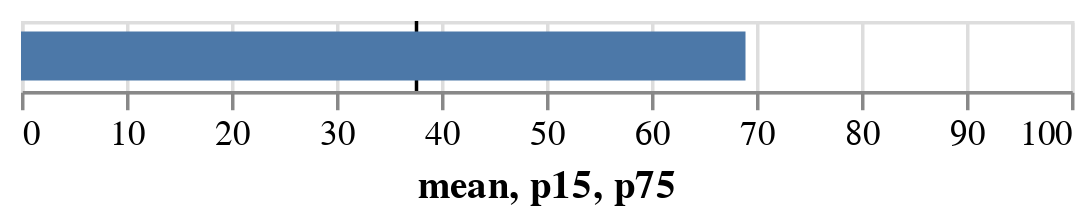

The cell this chart's notebook holds for it:
### Code cell
(render-mime "application/vnd.vegalite.v3+json" 
             {
                  :$schema "https://vega.github.io/schema/vega-lite/v5.json",              
                  :data {:values [gci-stats]}      
                  :layer [
                    {:mark {:type "rule"}
                     :encoding {
                        :x {:field :mean, :type "quantitative" :scale {:domain [0 100]}} :title nil}
                     }
                     {:mark {:type "bar", :size 14},
                      :encoding {
                        :x {:field :p15, :type "quantitative"},
                        :x2 {:field :p75},
                        :color {:field :measurement, :type "nominal" :legend nil}
                      }
                    }
                    
                    
               ]


    } )

### Figure 1 — Vega-Lite specification as saved in the notebook (floating-point values rounded to 4 significant figures)
{"$schema": "https://vega.github.io/schema/vega-lite/v5.json", "data": {"values": [{"mean": 37.67, "measurement": "gci", "p15": 0, "p50": 16, "p75": 69}]}, "layer": [{"encoding": {"title": null, "x": {"field": "mean", "scale": {"domain": [0, 100]}, "type": "quantitative"}}, "mark": {"type": "rule"}}, {"encoding": {"color": {"field": "measurement", "legend": null, "type": "nominal"}, "x": {"field": "p15", "type": "quantitative"}, "x2": {"field": "p75"}}, "mark": {"size": 14, "type": "bar"}}]}
